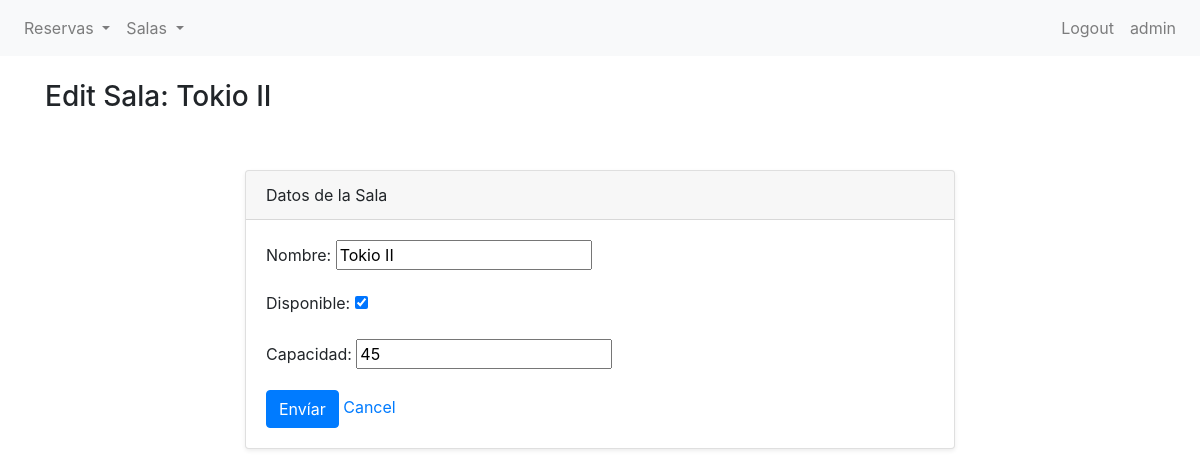
The app's page /bookings/sala/1/update/ (signed in) with its own data.
### bookings/models.py (models this page shows, shortened)
class Sala(models.Model):
    class Tipo(models.TextChoices):
        AUDITORIO = 'AUD', 'Auditorio'
        SALA_DE_CONFERENCIAS = 'CON', 'Sala de Conferencias'
        AULA = 'AUL', 'Aula'
        LABORATORIO = 'LAB', 'Laboratorio'
    nombre = models.CharField(max_length=40)
    capacidad = models.IntegerField()
    disponible = models.BooleanField(default=True)  # Puedes definir un valor predeterminado si lo deseas
    tipo = models.CharField(
        max_length=3,
        choices=Tipo.choices,
        default=Tipo.AULA,
    )

### bookings/views.py (the view)
# urls.py: path("sala/<int:pk>/update/", SalaUpdateView.as_view(), name="sala-update"),
class SalaUpdateView(LoginRequiredMixin, UpdateView):
    model = Sala
    template_name = "bookings/vbc/sala_form.html"
    fields = ["nombre", "disponible", "capacidad"]
    context_object_name = "sala"
    success_url = reverse_lazy("sala-list")

### bookings/templates/bookings/vbc/sala_form.html (shortened to what this page needs)
{% extends 'bookings/base.html' %}
{% block content %}
<h3>{% if object %}Edit Sala: {{ object.nombre }}{% else %}New Sala{% endif %}</h3>
    <section class="py-5">
        <div class="container">
            <div class="row">
                <div class="col-lg-8 mx-auto">
                    <div class="card shadow-sm">
                        <div class="card-header">
                            Datos de la Sala
                        </div>
                        <div class="card-body">
                            <form method="post">
                                {{ form.as_p }}
                                <button type="submit" class="btn btn-primary">Envíar</button>
                                <a href="{% url 'sala-list' %}">Cancel</a>
                            </form>
                        </div>
                    </div>
                </div>
            </div>
        </div>
    </section>
{% endblock %}

### bookings/templates/bookings/base.html (shortened to what this page needs)
{% load static %}
<!DOCTYPE html>
<html lang="en">
<head>
    <link rel="stylesheet" href="{% static 'bookings/css/bootstrap.css' %}">
</head>
<body>
    <nav class="navbar navbar-expand-lg navbar-light bg-light">
        <div class="collapse navbar-collapse" id="navbarNav">
            {% if user.is_authenticated %}
            <ul class="navbar-nav">
                <li class="nav-item dropdown">
                    <a class="nav-link dropdown-toggle" href="#" id="navbarDropdownMenuLinkReserva" role="button" data-toggle="dropdown" aria-haspopup="true" aria-expanded="false">
                        Reservas
                    </a>
                </li>
                <li class="nav-item dropdown">
                    <a class="nav-link dropdown-toggle" href="#" id="navbarDropdownMenuLinkSala" role="button" data-toggle="dropdown" aria-haspopup="true" aria-expanded="false">
                        Salas
                    </a>
                </li>
            </ul>
            {% endif %}
            <ul class="navbar-nav ml-auto">
                {% if user.is_authenticated %}
                    <li class="nav-item">
                        <a class="nav-link" href="{% url 'logout' %}">Logout</a>
                    </li>
                    <li class="nav-item">
                        <a class="nav-link" href="{% url 'editar-perfil' %}">{{ user }}</a>
                    </li>
                {% endif %}
            </ul>
        </div>
    </nav>
    <div class="container mt-4">
        {% block content %}{% endblock content %}
    </div>
</body>
</html>

### records on screen
Sala: nombre "Tokio II", disponible "☑", capacidad "45"

### other values on screen
{{ user }} "admin"
